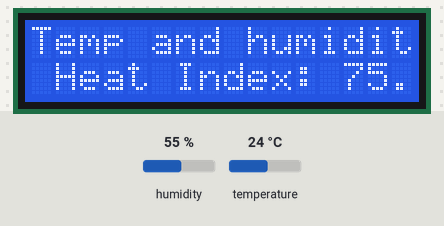
Recording of a sketch running on a simulated Arduino Uno, built with avr-gcc and run on an emulated ATmega328P. Parts: 16×2 character LCD. The inputs (shaded band) are chosen by the test bench; at power-on: temperature 24 °C, humidity 55 %. What the sketch prints to the serial monitor is not drawn.

Above: at 1.7 s.
1.8 s: temperature set to 41 °C
At 4.0 s:
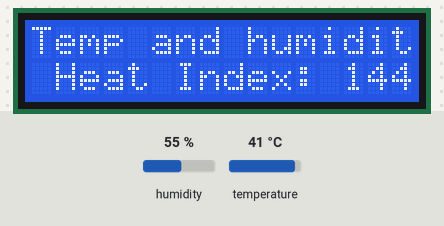
7.8 s: temperature set to 12 °C
At 10.0 s:
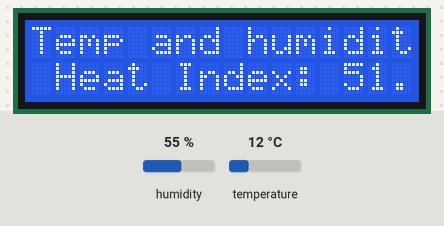
13.8 s: temperature set to 33 °C
At 16.2 s:
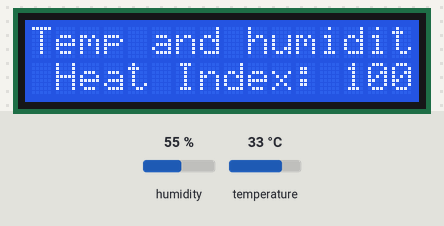
19.8 s: humidity set to 22 %
At 22.4 s:
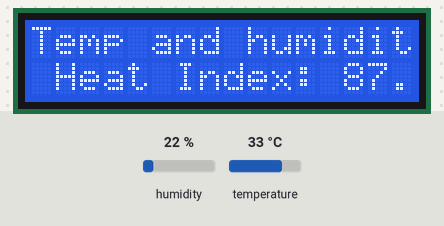
25.8 s: temperature set to 41 °C
At 28.7 s:
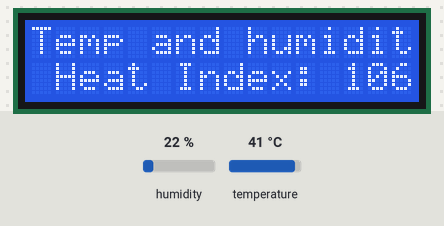
31.8 s: temperature set to 19 °C
At 34.6 s:
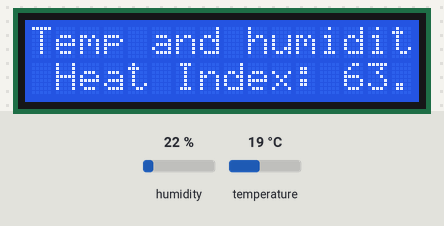
Timing chart, 0 to 36.1 s (numbered marks = the images above; inputs shaded):
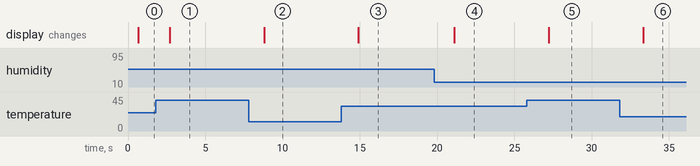

Measured:
- after the input at 1.8 s, the display: changes after 0.90 s (image 1)
- after the input at 7.8 s, the display: changes after 1.0 s (image 2)
- after the input at 13.8 s, the display: changes after 1.1 s (image 3)
- after the input at 19.8 s, the display: changes after 1.3 s (image 4)
- after the input at 25.8 s, the display: changes after 1.4 s (image 5)
- after the input at 31.8 s, the display: changes after 1.5 s (image 6)

The sketch:

messing_dht11.ino
```cpp
//Jacob Pawlak
//October 22nd 2020
//DHT11 messin
//gooo blue team

#include <DHT.h>
#include <DHT_U.h>
#include <Wire.h>
#include <LiquidCrystal_I2C.h>

#define dht_input 2
#define DHTTYPE DHT11
DHT dht(dht_input, DHTTYPE);

const byte lcdRows = 4;
const byte lcdCols = 16;
//making the LCD screen
LiquidCrystal_I2C lcdScreen(0x27, lcdCols, lcdRows);

//WHEN LOOKING AT BLUE BOX
// Connect pin 1 (on the left) of the sensor to +5V
// Connect pin 2 of the sensor to whatever your DHTPIN is
// Connect pin 3 (on the right) of the sensor to GROUND
// Connect a 10K resistor from pin 2 (data) to pin 1 (power) of the sensor (I GUESS YOU NEED TO DO THIS?)


void setup() {
  // put your setup code here, to run once:
  Serial.begin(9600);
  dht.begin();
  Wire.begin();
  //setting up the screen
  lcdScreen.init();
  lcdScreen.backlight();
  lcdScreen.clear();
  lcdScreen.setCursor(0,0);
  lcdScreen.print("Temp and humidity");
  delay(500);

}

void loop() {
  // put your main code here, to run repeatedly:

  // Reading temperature or humidity takes about 250 milliseconds!
  // Sensor readings may also be up to 2 seconds 'old' (its a very slow sensor)
  float h = dht.readHumidity();
  // Read temperature as Fahrenheit (isFahrenheit = true)
  float f = dht.readTemperature(true);

  // Check if any reads failed and exit early (to try again).
  if (isnan(h) || isnan(f)) {
    Serial.println(F("Failed to read from DHT sensor!"));
    return;
  }

  // Compute heat index in Fahrenheit (the default)
  float hif = dht.computeHeatIndex(f, h);

  lcdScreen.setCursor(1,1);
  lcdScreen.print(F("Humidity: "));
  lcdScreen.print(h);
  lcdScreen.setCursor(1,2);
  lcdScreen.print(F("Temperature: "));
  lcdScreen.print(f);
  lcdScreen.setCursor(1,3);
  lcdScreen.print(F("Heat Index: "));
  lcdScreen.print(hif);

  Serial.print(F("humidity: "));
  Serial.print(h);
  Serial.print(F("%  Temperature: "));
  Serial.print(f);
  Serial.print(F("°F  Heat index: "));
  Serial.print(hif);
  Serial.println(F("°F"));
}
```
